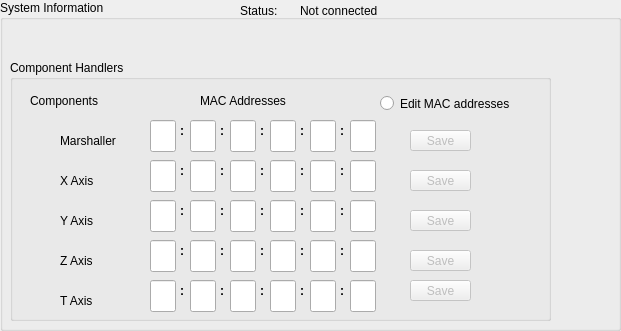
  <widget class="QGroupBox" name="groupBox">
   <property name="geometry">
    <rect>
     <x>10</x>
     <y>10</y>
     <width>621</width>
     <height>331</height>
    </rect>
   </property>
   <property name="title">
    <string>System Information</string>
   </property>
   <widget class="QLabel" name="lbl_status">
    <property name="geometry">
     <rect>
      <x>300</x>
      <y>0</y>
      <width>121</width>
      <height>22</height>
     </rect>
    </property>
    <property name="text">
     <string>Not connected</string>
    </property>
   </widget>
   <widget class="QLabel" name="label_3">
    <property name="geometry">
     <rect>
      <x>240</x>
      <y>0</y>
      <width>61</width>
      <height>22</height>
     </rect>
    </property>
    <property name="text">
     <string>Status:</string>
    </property>
   </widget>
   <widget class="QGroupBox" name="gb_components">
    <property name="geometry">
     <rect>
      <x>10</x>
      <y>60</y>
      <width>541</width>
      <height>261</height>
     </rect>
    </property>
    <property name="title">
     <string>Component Handlers</string>
    </property>
    <widget class="QLineEdit" name="led_t_ma1">
     <property name="geometry">
      <rect>
       <x>140</x>
       <y>220</y>
       <width>26</width>
       <height>32</height>
      </rect>
     </property>
     <property name="inputMask">
      <string>HH</string>
     </property>
     <property name="text">
      <string notr="true"/>
     </property>
     <property name="maxLength">
      <number>2</number>
     </property>
     <property name="cursorPosition">
      <number>0</number>
     </property>
    </widget>
    <widget class="QLineEdit" name="led_t_ma2">
     <property name="geometry">
      <rect>
       <x>180</x>
       <y>220</y>
       <width>26</width>
       <height>32</height>
      </rect>
     </property>
     <property name="inputMask">
      <string>HH</string>
     </property>
     <property name="text">
      <string notr="true"/>
     </property>
     <property name="maxLength">
      <number>2</number>
     </property>
     <property name="cursorPosition">
      <number>0</number>
     </property>
    </widget>
    <widget class="QLabel" name="label_7">
     <property name="geometry">
      <rect>
       <x>170</x>
       <y>220</y>
       <width>16</width>
       <height>22</height>
      </rect>
     </property>
     <property name="font">
      <font>
       <weight>75</weight>
       <bold>true</bold>
      </font>
     </property>
     <property name="text">
      <string>:</string>
     </property>
    </widget>
    <widget class="QLineEdit" name="led_t_ma3">
     <property name="geometry">
      <rect>
       <x>220</x>
       <y>220</y>
       <width>26</width>
       <height>32</height>
      </rect>
     </property>
     <property name="inputMask">
      <string>HH</string>
     </property>
     <property name="text">
      <string notr="true"/>
     </property>
     <property name="maxLength">
      <number>2</number>
     </property>
     <property name="cursorPosition">
      <number>0</number>
     </property>
    </widget>
    <widget class="QLabel" name="label_9">
     <property name="geometry">
      <rect>
       <x>210</x>
       <y>220</y>
       <width>16</width>
       <height>22</height>
      </rect>
     </property>
     <property name="font">
      <font>
       <weight>75</weight>
       <bold>true</bold>
      </font>
     </property>
     <property name="text">
      <string>:</string>
     </property>
    </widget>
    <widget class="QLineEdit" name="led_t_ma6">
     <property name="geometry">
      <rect>
       <x>340</x>
       <y>220</y>
       <width>26</width>
       <height>32</height>
      </rect>
     </property>
     <property name="inputMask">
      <string>HH</string>
     </property>
     <property name="text">
      <string notr="true"/>
     </property>
     <property name="maxLength">
      <number>2</number>
     </property>
     <property name="cursorPosition">
      <number>0</number>
     </property>
    </widget>
    <widget class="QLabel" name="label_10">
     <property name="geometry">
      <rect>
       <x>330</x>
       <y>220</y>
       <width>16</width>
       <height>22</height>
      </rect>
     </property>
     <property name="font">
      <font>
       <weight>75</weight>
       <bold>true</bold>
      </font>
     </property>
     <property name="text">
      <string>:</string>
     </property>
    </widget>
    <widget class="QLineEdit" name="led_t_ma5">
     <property name="geometry">
      <rect>
       <x>300</x>
       <y>220</y>
       <width>26</width>
       <height>32</height>
      </rect>
     </property>
     <property name="inputMask">
      <string>HH</string>
     </property>
     <property name="text">
      <string notr="true"/>
     </property>
     <property name="maxLength">
      <number>2</number>
     </property>
     <property name="cursorPosition">
      <number>0</number>
     </property>
    </widget>
    <widget class="QLabel" name="label_11">
     <property name="geometry">
      <rect>
       <x>290</x>
       <y>220</y>
       <width>16</width>
       <height>22</height>
      </rect>
     </property>
     <property name="font">
      <font>
       <weight>75</weight>
       <bold>true</bold>
      </font>
     </property>
     <property name="text">
      <string>:</string>
     </property>
    </widget>
    <widget class="QLineEdit" name="led_t_ma4">
     <property name="geometry">
      <rect>
       <x>260</x>
       <y>220</y>
       <width>26</width>
       <height>32</height>
      </rect>
     </property>
     <property name="inputMask">
      <string>HH</string>
     </property>
     <property name="text">
      <string notr="true"/>
     </property>
     <property name="maxLength">
      <number>2</number>
     </property>
     <property name="cursorPosition">
      <number>0</number>
     </property>
    </widget>
    <widget class="QLabel" name="label_12">
     <property name="geometry">
      <rect>
       <x>250</x>
       <y>220</y>
       <width>16</width>
       <height>22</height>
      </rect>
     </property>
     <property name="font">
      <font>
       <weight>75</weight>
       <bold>true</bold>
      </font>
     </property>
     <property name="text">
      <string>:</string>
     </property>
    </widget>
    <widget class="QLineEdit" name="led_m_ma2">
     <property name="geometry">
      <rect>
       <x>180</x>
       <y>60</y>
       <width>26</width>
       <height>32</height>
      </rect>
     </property>
     <property name="inputMask">
      <string>HH</string>
     </property>
     <property name="text">
      <string notr="true"/>
     </property>
     <property name="maxLength">
      <number>2</number>
     </property>
     <property name="cursorPosition">
      <number>0</number>
     </property>
    </widget>
    <widget class="QLineEdit" name="led_m_ma4">
     <property name="geometry">
      <rect>
       <x>260</x>
       <y>60</y>
       <width>26</width>
       <height>32</height>
      </rect>
     </property>
     <property name="inputMask">
      <string>HH</string>
     </property>
     <property name="text">
      <string notr="true"/>
     </property>
     <property name="maxLength">
      <number>2</number>
     </property>
     <property name="cursorPosition">
      <number>0</number>
     </property>
    </widget>
    <widget class="QLineEdit" name="led_m_ma6">
     <property name="geometry">
      <rect>
       <x>340</x>
       <y>60</y>
       <width>26</width>
       <height>32</height>
      </rect>
     </property>
     <property name="inputMask">
      <string>HH</string>
     </property>
     <property name="text">
      <string notr="true"/>
     </property>
     <property name="maxLength">
      <number>2</number>
     </property>
     <property name="cursorPosition">
      <number>0</number>
     </property>
    </widget>
    <widget class="QLabel" name="label_13">
     <property name="geometry">
      <rect>
       <x>210</x>
       <y>60</y>
       <width>16</width>
       <height>22</height>
      </rect>
     </property>
     <property name="font">
      <font>
       <weight>75</weight>
       <bold>true</bold>
      </font>
     </property>
     <property name="text">
      <string>:</string>
     </property>
    </widget>
    <widget class="QLabel" name="label_14">
     <property name="geometry">
      <rect>
       <x>250</x>
       <y>60</y>
       <width>16</width>
       <height>22</height>
      </rect>
     </property>
     <property name="font">
      <font>
       <weight>75</weight>
       <bold>true</bold>
      </font>
     </property>
     <property name="text">
      <string>:</string>
     </property>
    </widget>
    <widget class="QLabel" name="label_15">
     <property name="geometry">
      <rect>
       <x>330</x>
       <y>60</y>
       <width>16</width>
       <height>22</height>
      </rect>
     </property>
     <property name="font">
      <font>
       <weight>75</weight>
       <bold>true</bold>
      </font>
     </property>
     <property name="text">
      <string>:</string>
     </property>
    </widget>
    <widget class="QLineEdit" name="led_m_ma1">
     <property name="geometry">
      <rect>
       <x>140</x>
       <y>60</y>
       <width>26</width>
       <height>32</height>
      </rect>
     </property>
     <property name="inputMask">
      <string>HH</string>
     </property>
     <property name="text">
      <string notr="true"/>
     </property>
     <property name="maxLength">
      <number>2</number>
     </property>
     <property name="cursorPosition">
      <number>0</number>
     </property>
    </widget>
    <widget class="QLineEdit" name="led_m_ma3">
     <property name="geometry">
      <rect>
       <x>220</x>
       <y>60</y>
       <width>26</width>
       <height>32</height>
      </rect>
     </property>
     <property name="inputMask">
      <string>HH</string>
     </property>
     <property name="text">
      <string notr="true"/>
     </property>
     <property name="maxLength">
      <number>2</number>
     </property>
     <property name="cursorPosition">
      <number>0</number>
     </property>
    </widget>
    <widget class="QLabel" name="label_16">
     <property name="geometry">
      <rect>
       <x>290</x>
       <y>60</y>
       <width>16</width>
       <height>22</height>
      </rect>
     </property>
     <property name="font">
      <font>
       <weight>75</weight>
       <bold>true</bold>
      </font>
     </property>
     <property name="text">
      <string>:</string>
     </property>
    </widget>
    <widget class="QLabel" name="label_17">
     <property name="geometry">
      <rect>
       <x>170</x>
       <y>60</y>
       <width>16</width>
       <height>22</height>
      </rect>
     </property>
     <property name="font">
      <font>
       <weight>75</weight>
       <bold>true</bold>
      </font>
     </property>
     <property name="text">
      <string>:</string>
     </property>
    </widget>
    <widget class="QLineEdit" name="led_m_ma5">
     <property name="geometry">
      <rect>
       <x>300</x>
       <y>60</y>
       <width>26</width>
       <height>32</height>
      </rect>
     </property>
     <property name="inputMask">
      <string>HH</string>
     </property>
     <property name="text">
      <string notr="true"/>
     </property>
     <property name="maxLength">
      <number>2</number>
     </property>
     <property name="cursorPosition">
      <number>0</number>
     </property>
    </widget>
    <widget class="QLineEdit" name="led_x_ma2">
     <property name="geometry">
      <rect>
       <x>180</x>
       <y>100</y>
       <width>26</width>
       <height>32</height>
      </rect>
     </property>
     <property name="inputMask">
      <string>HH</string>
     </property>
     <property name="text">
      <string notr="true"/>
     </property>
     <property name="maxLength">
      <number>2</number>
     </property>
     <property name="cursorPosition">
      <number>0</number>
     </property>
    </widget>
    <widget class="QLineEdit" name="led_x_ma4">
     <property name="geometry">
      <rect>
       <x>260</x>
       <y>100</y>
       <width>26</width>
       <height>32</height>
      </rect>
     </property>
     <property name="inputMask">
      <string>HH</string>
     </property>
     <property name="text">
      <string notr="true"/>
     </property>
     <property name="maxLength">
      <number>2</number>
     </property>
     <property name="cursorPosition">
      <number>0</number>
     </property>
    </widget>
    <widget class="QLineEdit" name="led_x_ma6">
     <property name="geometry">
      <rect>
       <x>340</x>
       <y>100</y>
       <width>26</width>
       <height>32</height>
      </rect>
     </property>
     <property name="inputMask">
      <string>HH</string>
     </property>
     <property name="text">
      <string notr="true"/>
     </property>
     <property name="maxLength">
      <number>2</number>
     </property>
     <property name="cursorPosition">
      <number>0</number>
     </property>
    </widget>
    <widget class="QLabel" name="label_18">
     <property name="geometry">
      <rect>
       <x>210</x>
       <y>100</y>
       <width>16</width>
       <height>22</height>
      </rect>
     </property>
     <property name="font">
      <font>
       <weight>75</weight>
       <bold>true</bold>
      </font>
     </property>
     <property name="text">
      <string>:</string>
     </property>
    </widget>
    <widget class="QLabel" name="label_19">
     <property name="geometry">
      <rect>
       <x>250</x>
       <y>100</y>
       <width>16</width>
       <height>22</height>
      </rect>
     </property>
     <property name="font">
      <font>
       <weight>75</weight>
       <bold>true</bold>
      </font>
     </property>
     <property name="text">
      <string>:</string>
     </property>
    </widget>
    <widget class="QLabel" name="label_20">
     <property name="geometry">
      <rect>
       <x>330</x>
       <y>100</y>
       <width>16</width>
       <height>22</height>
      </rect>
     </property>
     <property name="font">
      <font>
       <weight>75</weight>
       <bold>true</bold>
      </font>
     </property>
     <property name="text">
      <string>:</string>
     </property>
    </widget>
    <widget class="QLineEdit" name="led_x_ma1">
     <property name="geometry">
      <rect>
       <x>140</x>
       <y>100</y>
       <width>26</width>
       <height>32</height>
      </rect>
     </property>
     <property name="inputMask">
      <string>HH</string>
     </property>
     <property name="text">
      <string notr="true"/>
     </property>
     <property name="maxLength">
      <number>2</number>
     </property>
     <property name="cursorPosition">
      <number>0</number>
     </property>
    </widget>
    <widget class="QLineEdit" name="led_x_ma3">
     <property name="geometry">
      <rect>
       <x>220</x>
       <y>100</y>
       <width>26</width>
       <height>32</height>
      </rect>
     </property>
     <property name="inputMask">
      <string>HH</string>
     </property>
     <property name="text">
      <string notr="true"/>
     </property>
     <property name="maxLength">
      <number>2</number>
     </property>
     <property name="cursorPosition">
      <number>0</number>
     </property>
    </widget>
    <widget class="QLabel" name="label_21">
     <property name="geometry">
      <rect>
       <x>290</x>
       <y>100</y>
       <width>16</width>
       <height>22</height>
      </rect>
     </property>
     <property name="font">
      <font>
       <weight>75</weight>
       <bold>true</bold>
      </font>
     </property>
     <property name="text">
      <string>:</string>
     </property>
    </widget>
    <widget class="QLabel" name="label_22">
     <property name="geometry">
      <rect>
       <x>170</x>
       <y>100</y>
       <width>16</width>
       <height>22</height>
      </rect>
     </property>
     <property name="font">
      <font>
       <weight>75</weight>
       <bold>true</bold>
      </font>
     </property>
     <property name="text">
      <string>:</string>
     </property>
    </widget>
    <widget class="QLineEdit" name="led_x_ma5">
     <property name="geometry">
      <rect>
       <x>300</x>
       <y>100</y>
       <width>26</width>
       <height>32</height>
      </rect>
     </property>
     <property name="inputMask">
      <string>HH</string>
     </property>
     <property name="text">
      <string notr="true"/>
     </property>
     <property name="maxLength">
      <number>2</number>
     </property>
     <property name="cursorPosition">
      <number>0</number>
     </property>
    </widget>
    <widget class="QLineEdit" name="led_y_ma2">
     <property name="geometry">
      <rect>
       <x>180</x>
       <y>140</y>
       <width>26</width>
       <height>32</height>
      </rect>
     </property>
     <property name="inputMask">
      <string>HH</string>
     </property>
     <property name="text">
      <string notr="true"/>
     </property>
     <property name="maxLength">
      <number>2</number>
     </property>
     <property name="cursorPosition">
      <number>0</number>
     </property>
    </widget>
    <widget class="QLineEdit" name="led_y_ma4">
     <property name="geometry">
      <rect>
       <x>260</x>
       <y>140</y>
       <width>26</width>
       <height>32</height>
      </rect>
     </property>
     <property name="inputMask">
      <string>HH</string>
     </property>
     <property name="text">
      <string notr="true"/>
     </property>
     <property name="maxLength">
      <number>2</number>
     </property>
     <property name="cursorPosition">
      <number>0</number>
     </property>
    </widget>
    <widget class="QLineEdit" name="led_y_ma6">
     <property name="geometry">
      <rect>
       <x>340</x>
       <y>140</y>
       <width>26</width>
       <height>32</height>
      </rect>
     </property>
     <property name="inputMask">
      <string>HH</string>
     </property>
     <property name="text">
      <string notr="true"/>
     </property>
     <property name="maxLength">
      <number>2</number>
     </property>
     <property name="cursorPosition">
      <number>0</number>
     </property>
    </widget>
    <widget class="QLabel" name="label_23">
     <property name="geometry">
      <rect>
       <x>210</x>
       <y>140</y>
       <width>16</width>
       <height>22</height>
      </rect>
     </property>
     <property name="font">
      <font>
       <weight>75</weight>
       <bold>true</bold>
      </font>
     </property>
     <property name="text">
      <string>:</string>
     </property>
    </widget>
    <widget class="QLabel" name="label_24">
     <property name="geometry">
      <rect>
       <x>250</x>
       <y>140</y>
       <width>16</width>
       <height>22</height>
      </rect>
     </property>
     <property name="font">
      <font>
       <weight>75</weight>
       <bold>true</bold>
      </font>
     </property>
     <property name="text">
      <string>:</string>
     </property>
    </widget>
    <widget class="QLabel" name="label_25">
     <property name="geometry">
      <rect>
       <x>330</x>
       <y>140</y>
       <width>16</width>
       <height>22</height>
      </rect>
     </property>
     <property name="font">
      <font>
       <weight>75</weight>
       <bold>true</bold>
      </font>
     </property>
     <property name="text">
      <string>:</string>
     </property>
    </widget>
    <widget class="QLineEdit" name="led_y_ma1">
     <property name="geometry">
      <rect>
       <x>140</x>
       <y>140</y>
       <width>26</width>
       <height>32</height>
      </rect>
     </property>
     <property name="inputMask">
      <string>HH</string>
     </property>
     <property name="text">
      <string notr="true"/>
     </property>
     <property name="maxLength">
      <number>2</number>
     </property>
     <property name="cursorPosition">
      <number>0</number>
     </property>
    </widget>
    <widget class="QLineEdit" name="led_y_ma3">
     <property name="geometry">
      <rect>
       <x>220</x>
       <y>140</y>
       <width>26</width>
       <height>32</height>
      </rect>
     </property>
     <property name="inputMask">
      <string>HH</string>
     </property>
     <property name="text">
      <string notr="true"/>
     </property>
     <property name="maxLength">
      <number>2</number>
     </property>
     <property name="cursorPosition">
      <number>0</number>
     </property>
    </widget>
    <widget class="QLabel" name="label_26">
     <property name="geometry">
      <rect>
       <x>290</x>
       <y>140</y>
       <width>16</width>
       <height>22</height>
      </rect>
     </property>
     <property name="font">
      <font>
       <weight>75</weight>
       <bold>true</bold>
      </font>
     </property>
     <property name="text">
      <string>:</string>
     </property>
    </widget>
    <widget class="QLabel" name="label_27">
     <property name="geometry">
      <rect>
       <x>170</x>
       <y>140</y>
       <width>16</width>
       <height>22</height>
      </rect>
     </property>
     <property name="font">
      <font>
       <weight>75</weight>
       <bold>true</bold>
      </font>
     </property>
     <property name="text">
      <string>:</string>
     </property>
    </widget>
    <widget class="QLineEdit" name="led_y_ma5">
     <property name="geometry">
      <rect>
       <x>300</x>
       <y>140</y>
       <width>26</width>
       <height>32</height>
      </rect>
     </property>
     <property name="inputMask">
      <string>HH</string>
     </property>
     <property name="text">
      <string notr="true"/>
     </property>
     <property name="maxLength">
      <number>2</number>
     </property>
     <property name="cursorPosition">
      <number>0</number>
     </property>
    </widget>
    <widget class="QLineEdit" name="led_z_ma5">
     <property name="geometry">
      <rect>
       <x>300</x>
       <y>180</y>
       <width>26</width>
       <height>32</height>
      </rect>
     </property>
     <property name="inputMask">
      <string>HH</string>
     </property>
     <property name="text">
      <string notr="true"/>
     </property>
     <property name="maxLength">
      <number>2</number>
     </property>
     <property name="cursorPosition">
      <number>0</number>
     </property>
    </widget>
    <widget class="QLabel" name="label_30">
     <property name="geometry">
      <rect>
       <x>330</x>
       <y>180</y>
       <width>16</width>
       <height>22</height>
      </rect>
     </property>
     <property name="font">
      <font>
       <weight>75</weight>
       <bold>true</bold>
      </font>
     </property>
     <property name="text">
      <string>:</string>
     </property>
    </widget>
    <widget class="QLabel" name="label_28">
     <property name="geometry">
      <rect>
       <x>210</x>
       <y>180</y>
       <width>16</width>
       <height>22</height>
      </rect>
     </property>
     <property name="font">
      <font>
       <weight>75</weight>
       <bold>true</bold>
      </font>
     </property>
     <property name="text">
      <string>:</string>
     </property>
    </widget>
    <widget class="QLabel" name="label_29">
     <property name="geometry">
      <rect>
       <x>250</x>
       <y>180</y>
       <width>16</width>
       <height>22</height>
      </rect>
     </property>
     <property name="font">
      <font>
       <weight>75</weight>
       <bold>true</bold>
      </font>
     </property>
     <property name="text">
      <string>:</string>
     </property>
    </widget>
    <widget class="QLineEdit" name="led_z_ma4">
     <property name="geometry">
      <rect>
       <x>260</x>
       <y>180</y>
       <width>26</width>
       <height>32</height>
      </rect>
     </property>
     <property name="inputMask">
      <string>HH</string>
     </property>
     <property name="text">
      <string notr="true"/>
     </property>
     <property name="maxLength">
      <number>2</number>
     </property>
     <property name="cursorPosition">
      <number>0</number>
     </property>
    </widget>
    <widget class="QLineEdit" name="led_z_ma6">
     <property name="geometry">
      <rect>
       <x>340</x>
       <y>180</y>
       <width>26</width>
       <height>32</height>
      </rect>
     </property>
     <property name="inputMask">
      <string>HH</string>
     </property>
     <property name="text">
      <string notr="true"/>
     </property>
     <property name="maxLength">
      <number>2</number>
     </property>
     <property name="cursorPosition">
      <number>0</number>
     </property>
    </widget>
    <widget class="QLineEdit" name="led_z_ma1">
     <property name="geometry">
      <rect>
       <x>140</x>
       <y>180</y>
       <width>26</width>
       <height>32</height>
      </rect>
     </property>
     <property name="inputMask">
      <string>HH</string>
     </property>
     <property name="text">
      <string notr="true"/>
     </property>
     <property name="maxLength">
      <number>2</number>
     </property>
     <property name="cursorPosition">
      <number>0</number>
     </property>
    </widget>
    <widget class="QLineEdit" name="led_z_ma3">
     <property name="geometry">
      <rect>
       <x>220</x>
       <y>180</y>
       <width>26</width>
       <height>32</height>
      </rect>
     </property>
     <property name="inputMask">
      <string>HH</string>
     </property>
     <property name="text">
      <string notr="true"/>
     </property>
     <property name="maxLength">
      <number>2</number>
     </property>
     <property name="cursorPosition">
      <number>0</number>
     </property>
    </widget>
    <widget class="QLabel" name="label_32">
     <property name="geometry">
      <rect>
       <x>170</x>
       <y>180</y>
       <width>16</width>
       <height>22</height>
      </rect>
     </property>
     <property name="font">
      <font>
       <weight>75</weight>
       <bold>true</bold>
      </font>
     </property>
     <property name="text">
      <string>:</string>
     </property>
    </widget>
    <widget class="QLineEdit" name="led_z_ma2">
     <property name="geometry">
      <rect>
       <x>180</x>
       <y>180</y>
       <width>26</width>
       <height>32</height>
      </rect>
     </property>
     <property name="inputMask">
      <string>HH</string>
     </property>
     <property name="text">
      <string notr="true"/>
     </property>
     <property name="maxLength">
      <number>2</number>
     </property>
     <property name="cursorPosition">
      <number>0</number>
     </property>
    </widget>
    <widget class="QLabel" name="label_31">
     <property name="geometry">
      <rect>
       <x>290</x>
       <y>180</y>
       <width>16</width>
       <height>22</height>
      </rect>
     </property>
     <property name="font">
      <font>
       <weight>75</weight>
       <bold>true</bold>
      </font>
     </property>
     <property name="text">
      <string>:</string>
     </property>
    </widget>
    <widget class="QLabel" name="label">
     <property name="geometry">
      <rect>
       <x>190</x>
       <y>30</y>
       <width>121</width>
       <height>22</height>
      </rect>
     </property>
     <property name="text">
      <string>MAC Addresses</string>
     </property>
    </widget>
    <widget class="QLabel" name="label_2">
     <property name="geometry">
      <rect>
       <x>20</x>
       <y>30</y>
       <width>91</width>
       <height>22</height>
      </rect>
     </property>
     <property name="text">
      <string>Components</string>
     </property>
    </widget>
    <widget class="QLabel" name="lbl_m">
     <property name="geometry">
      <rect>
       <x>50</x>
       <y>70</y>
       <width>81</width>
       <height>22</height>
      </rect>
     </property>
     <property name="text">
      <string>Marshaller</string>
     </property>
    </widget>
    <widget class="QLabel" name="lbl_x">
     <property name="geometry">
      <rect>
       <x>50</x>
       <y>110</y>
       <width>68</width>
       <height>22</height>
      </rect>
     </property>
     <property name="text">
      <string>X Axis</string>
     </property>
    </widget>
    <widget class="QLabel" name="lbl_y">
     <property name="geometry">
      <rect>
       <x>50</x>
       <y>150</y>
       <width>68</width>
       <height>22</height>
      </rect>
     </property>
     <property name="text">
      <string>Y Axis</string>
     </property>
    </widget>
    <widget class="QLabel" name="lbl_z">
     <property name="geometry">
      <rect>
       <x>50</x>
       <y>190</y>
       <width>68</width>
       <height>22</height>
      </rect>
     </property>
     <property name="text">
      <string>Z Axis</string>
     </property>
    </widget>
    <widget class="QLabel" name="lbl_t">
     <property name="geometry">
      <rect>
       <x>50</x>
       <y>230</y>
       <width>68</width>
       <height>22</height>
      </rect>
     </property>
     <property name="text">
      <string>T Axis</string>
     </property>
    </widget>
    <widget class="QRadioButton" name="rb_edit_mac">
     <property name="geometry">
      <rect>
       <x>370</x>
       <y>30</y>
       <width>171</width>
       <height>27</height>
      </rect>
     </property>
     <property name="text">
      <string>Edit MAC addresses</string>
     </property>
    </widget>
    <widget class="QPushButton" name="pBtn_save_m_mac">
     <property name="enabled">
      <bool>false</bool>
     </property>
     <property name="geometry">
      <rect>
       <x>400</x>
       <y>70</y>
       <width>61</width>
       <height>21</height>
      </rect>
     </property>
     <property name="text">
      <string>Save</string>
     </property>
    </widget>
    <widget class="QPushButton" name="pBtn_save_x_mac">
     <property name="enabled">
      <bool>false</bool>
     </property>
     <property name="geometry">
      <rect>
       <x>400</x>
       <y>110</y>
       <width>61</width>
       <height>21</height>
      </rect>
     </property>
     <property name="text">
      <string>Save</string>
     </property>
    </widget>
    <widget class="QPushButton" name="pBtn_save_y_mac">
     <property name="enabled">
      <bool>false</bool>
     </property>
     <property name="geometry">
      <rect>
       <x>400</x>
       <y>150</y>
       <width>61</width>
       <height>21</height>
      </rect>
     </property>
     <property name="text">
      <string>Save</string>
     </property>
    </widget>
    <widget class="QPushButton" name="pBtn_save_z_mac">
     <property name="enabled">
      <bool>false</bool>
     </property>
     <property name="geometry">
      <rect>
       <x>400</x>
       <y>190</y>
       <width>61</width>
       <height>21</height>
      </rect>
     </property>
     <property name="text">
      <string>Save</string>
     </property>
    </widget>
    <widget class="QPushButton" name="pBtn_save_t_mac">
     <property name="enabled">
      <bool>false</bool>
     </property>
     <property name="geometry">
      <rect>
       <x>400</x>
       <y>220</y>
       <width>61</width>
       <height>21</height>
      </rect>
     </property>
     <property name="text">
      <string>Save</string>
     </property>
    </widget>
   </widget>
   <widget class="QLabel" name="lbl_notify">
    <property name="geometry">
     <rect>
      <x>10</x>
      <y>30</y>
      <width>591</width>
      <height>31</height>
     </rect>
    </property>
    <property name="text">
     <string/>
    </property>
   </widget>
  </widget>
